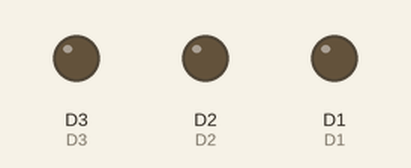
Recording of a sketch running on a simulated ESP8266 (Wemos D1 mini). Parts: output pins drawn as LEDs (lit = HIGH).

Above: at 0.6 s.
At 1.8 s:
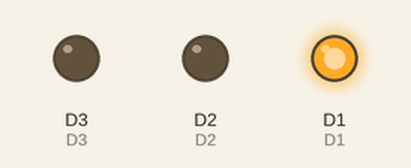
At 7.5 s:
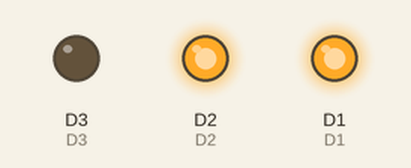
At 10.6 s:
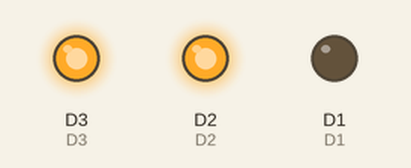
At 11.8 s:
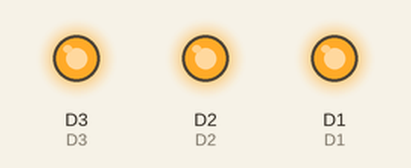
Timing chart, 0 to 13.0 s (numbered marks = the images above):
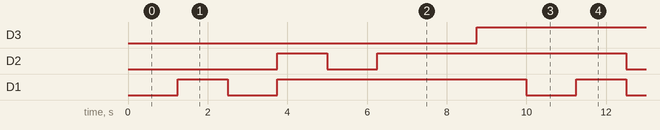

Measured:
- by itself, D3: alternates HIGH for 8.8 s and LOW for 1.3 s
- by itself, D2, D1: repeats every 10.0 s: LOW 1.3 s, HIGH 6.3 s, LOW 1.3 s, HIGH 1.3 s

The sketch:

RGBLed01.ino
```cpp
#define D1 5
#define D2 4
#define D3 0

void setup() {
  // put your setup code here, to run once:
  pinMode(D1 , OUTPUT);
  pinMode(D2 , OUTPUT);
  pinMode(D3 , OUTPUT);
}

void loop() {
  // put your main code here, to run repeatedly:
  digitalWrite(D1, LOW);
  delay(1250);
  digitalWrite(D1, HIGH);
  delay(1250);
  digitalWrite(D1, LOW);
  digitalWrite(D2, LOW);
  delay(1250);
  digitalWrite(D1, HIGH);
  digitalWrite(D2, HIGH);
  delay(1250);
  digitalWrite(D2, LOW);
  delay(1250);
  digitalWrite(D2, HIGH);
  delay(1250);
  digitalWrite(D3, LOW);
  delay(1250);
  digitalWrite(D3, HIGH);
  delay(1250);
}
```
